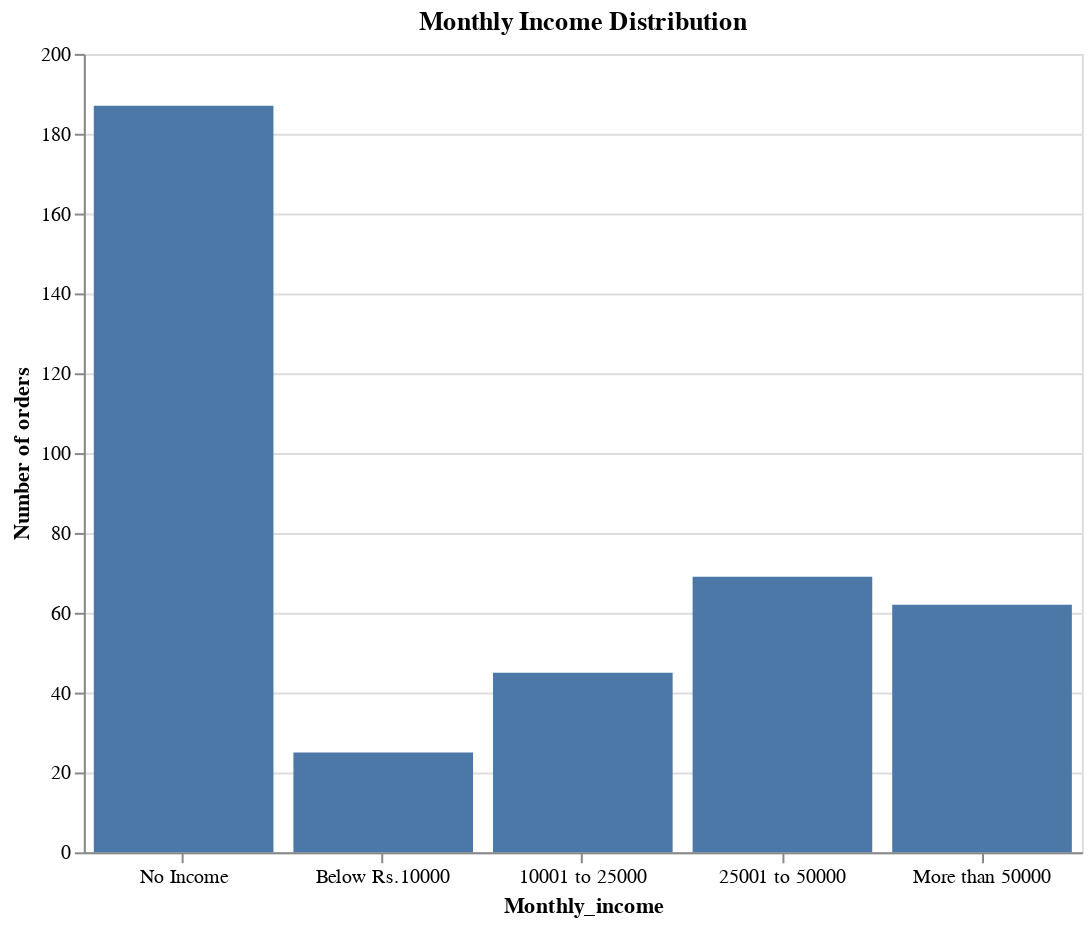

The cell this chart's notebook holds for it:
### Code cell
income_chart

### Figure 1 — Vega-Lite specification as saved in the notebook (floating-point values rounded to 4 significant figures; data arrays with more than 128 entries replaced by an {"elided": "..."} marker saying what was removed)
{"config": {"view": {"continuousWidth": 300, "continuousHeight": 300}}, "data": {"name": "data-53239134cfde2153236bb8814d1d873d"}, "mark": {"type": "bar"}, "encoding": {"tooltip": [{"field": "Monthly_income", "type": "nominal"}, {"aggregate": "count", "type": "quantitative"}], "x": {"axis": {"labelAngle": 0}, "field": "Monthly_income", "sort": ["No Income", "Below Rs.10000", "10001 to 25000", "25001 to 50000", "More than 50000"], "type": "nominal"}, "y": {"aggregate": "count", "title": "Number of orders", "type": "quantitative"}}, "height": 400, "title": "Monthly Income Distribution", "width": 500, "$schema": "https://vega.github.io/schema/vega-lite/v5.8.0.json", "datasets": {"data-53239134cfde2153236bb8814d1d873d": {"elided": "388 records"}}}
